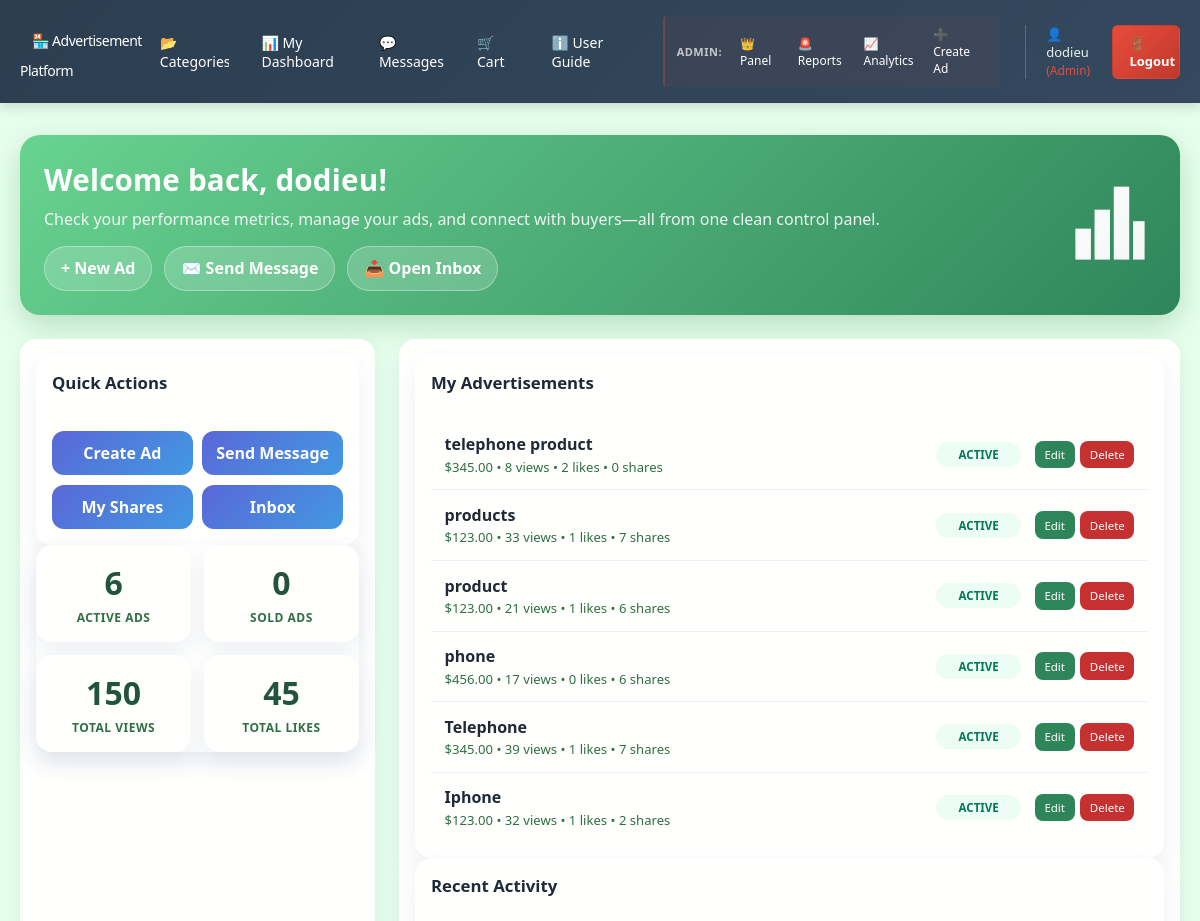
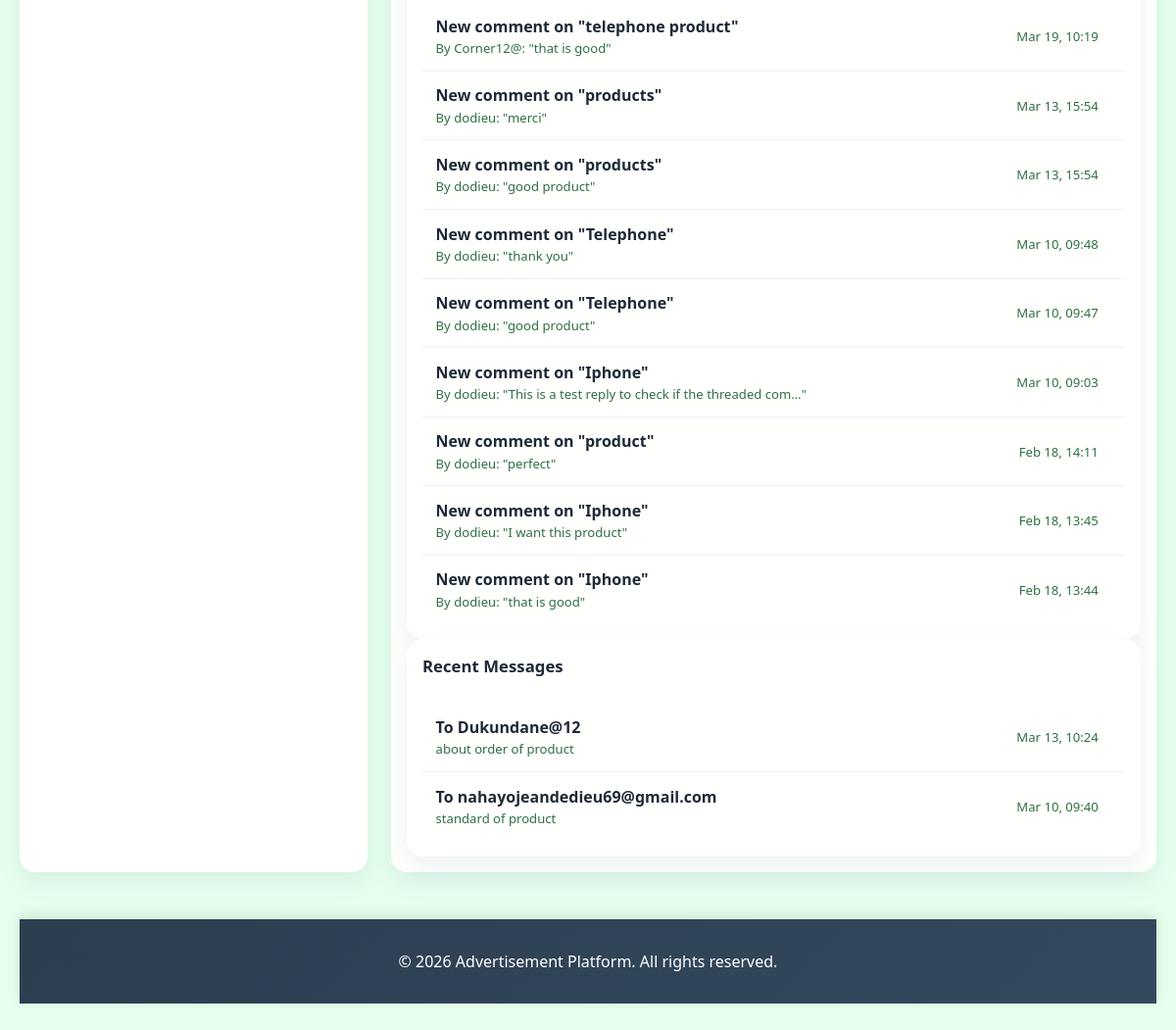
The page /dashboard/ (signed in) on the database its author committed (2 pictures, top to bottom).
### myapp/models.py (models this page shows, shortened)
class Advertisement(models.Model):
    STATUS_CHOICES = [
        ('active', 'Active'),
        ('sold', 'Sold'),
        ('expired', 'Expired'),
        ('pending', 'Pending Approval'),
    ]
    user = models.ForeignKey(
        settings.AUTH_USER_MODEL,
        on_delete=models.CASCADE,
        related_name="ads"
    )
    image = models.ImageField(
        upload_to='advertisements/',
        default='defaults/no-image.png',
        blank=True,
        null=True
    )
    title = models.CharField(max_length=200)
    slug = models.SlugField(unique=True)
    description = models.TextField()
    price = models.DecimalField(max_digits=12, decimal_places=2)
    category = models.ForeignKey(
        Category,
        on_delete=models.SET_NULL,
        null=True
    )
    city = models.CharField(max_length=100)
    status = models.CharField(
        max_length=20,
        choices=STATUS_CHOICES,
        default='pending'
    )
    views = models.PositiveIntegerField(default=0)
    is_featured = models.BooleanField(default=False)
    likes = models.ManyToManyField(
        settings.AUTH_USER_MODEL,
        related_name='liked_ads',
        blank=True
    )
    shares_count = models.PositiveIntegerField(default=0)  # optional: simple share counter
    created_at = models.DateTimeField(auto_now_add=True)
    updated_at = models.DateTimeField(auto_now=True)
    class Meta:
        ordering = ['-created_at']

class Comment(models.Model):
    ad = models.ForeignKey(
        Advertisement,
        on_delete=models.CASCADE,
        related_name='comments'
    )
    user = models.ForeignKey(
        settings.AUTH_USER_MODEL,
        on_delete=models.CASCADE
    )
    parent = models.ForeignKey(
        'self',
        on_delete=models.CASCADE,
        null=True,
        blank=True,
        related_name='replies'
    )
    text = models.TextField()
    created_at = models.DateTimeField(auto_now_add=True)
    class Meta:
        ordering = ['created_at']  # Changed to chronological for threaded display

class Message(models.Model):
    sender = models.ForeignKey(
        settings.AUTH_USER_MODEL,
        on_delete=models.CASCADE,
        related_name='sent_messages'
    )
    receiver = models.ForeignKey(
        settings.AUTH_USER_MODEL,
        on_delete=models.CASCADE,
        related_name='received_messages'
    )
    ad = models.ForeignKey(
        Advertisement,
        on_delete=models.CASCADE,
        null=True,
        blank=True,
        related_name='messages'
    )
    subject = models.CharField(max_length=200)
    body = models.TextField()
    is_read = models.BooleanField(default=False)
    created_at = models.DateTimeField(auto_now_add=True)
    class Meta:
        ordering = ['-created_at']

### myapp/views.py (the view)
# urls.py: path('dashboard/', views.UserDashboardView.as_view(), name='user-dashboard'),
class UserDashboardView(LoginRequiredMixin, TemplateView):
    template_name = 'myapp/user_dashboard.html'
    def get_context_data(self, **kwargs):
        context = super().get_context_data(**kwargs)
        user = self.request.user
        context['user_ads'] = Advertisement.objects.filter(user=user).order_by('-created_at')
        context['active_ads_count'] = context['user_ads'].filter(status='active').count()
        context['sold_ads_count'] = context['user_ads'].filter(status='sold').count()
        context['total_views'] = context['user_ads'].aggregate(total=models.Sum('views'))['total'] or 0
        context['total_likes'] = context['user_ads'].aggregate(total=models.Sum('likes__id', distinct=True))['total'] or 0
        context['user_messages'] = Message.objects.filter(
            models.Q(sender=user) | models.Q(receiver=user)
        ).order_by('-created_at')[:5]
        context['user_reports'] = Report.objects.filter(reporter=user).order_by('-created_at')[:5]
        context['user_shares'] = Share.objects.filter(user=user).select_related('advertisement').order_by('-shared_at')[:10]
        context['recent_comments'] = Comment.objects.filter(
            ad__user=user
        ).select_related('user', 'ad').order_by('-created_at')[:10]
        return context

### myapp/Templates/myapp/user_dashboard.html (shortened to what this page needs)
{% extends 'myapp/base.html' %}
{% block content %}
<div class="dashboard-page">
    <div class="dashboard-hero">
        <div class="hero-content">
            <h2>Welcome back, {{ user.first_name|default:user.username }}!</h2>
            <p>Check your performance metrics, manage your ads, and connect with buyers—all from one clean control panel.</p>
            <div class="hero-actions">
                {% if user.is_staff %}<a href="{% url 'advertisement-create' %}">+ New Ad</a>{% endif %}
                <a href="{% url 'compose-message' %}">✉️ Send Message</a>
                <a href="{% url 'inbox' %}">📥 Open Inbox</a>
            </div>
        </div>
        <img alt="Dashboard illustration" style="width: 92px; height: 92px;" />
    </div>
    <div class="dashboard-container">
        <div class="dashboard-sidebar">
        <div class="quick-actions">
            <h3> Quick Actions</h3>
            <div class="action-buttons">
                {% if user.is_staff %}
                <a href="{% url 'advertisement-create' %}" class="action-btn">
                    Create Ad
                </a>
                {% endif %}
                <a href="{% url 'compose-message' %}" class="action-btn">
                    Send Message
                </a>
                <a href="{% url 'user-share-history' %}" class="action-btn">
                     My Shares
                </a>
                <a href="{% url 'inbox' %}" class="action-btn">
                     Inbox
                </a>
            </div>
        </div>
        <div class="stats-grid">
            <div class="stat-card">
                <div class="stat-number">{{ active_ads_count }}</div>
                <div class="stat-label">Active Ads</div>
            </div>
            <div class="stat-card">
                <div class="stat-number">{{ sold_ads_count }}</div>
                <div class="stat-label">Sold Ads</div>
            </div>
            <div class="stat-card">
                <div class="stat-number">{{ total_views }}</div>
                <div class="stat-label">Total Views</div>
            </div>
            <div class="stat-card">
                <div class="stat-number">{{ total_likes }}</div>
                <div class="stat-label">Total Likes</div>
            </div>
        </div>
    </div>
    <div class="dashboard-main">
        <div class="ads-list">
            <h3>  My Advertisements</h3>
            {% if user_ads %}
                {% for ad in user_ads %}
                    <div class="ad-item">
                        <div class="ad-info">
                            <div class="ad-title">
                                <a href="{% url 'advertisement-detail' ad.slug %}">{{ ad.title }}</a>
                            </div>
                            <div class="ad-meta">
                                ${{ ad.price }} • {{ ad.views }} views • {{ ad.likes.count }} likes • {{ ad.shares_count }} shares
                            </div>
                        </div>
                        <div class="ad-status status-{{ ad.status }}">
                            {{ ad.get_status_display }}
                        </div>
                        <div class="ad-actions">
                            <a href="{% url 'advertisement-update' ad.slug %}" class="btn-edit">Edit</a>
                            <a href="{% url 'advertisement-delete' ad.slug %}" class="btn-delete"
                               onclick="return confirm('Are you sure you want to delete this advertisement?')">Delete</a>
                        </div>
                    </div>
                {% endfor %}
            {% else %}
                <div class="empty-state">
                    <i> </i>
                    <p>You haven't created any advertisements yet.</p>
                    {% if user.is_staff %}<a href="{% url 'advertisement-create' %}" class="btn">Create Your First Ad</a>{% endif %}
                </div>
            {% endif %}
        </div>
        <div class="activity-section">
            <h3> Recent Activity</h3>
            {% if recent_comments %}
                {% for comment in recent_comments %}
                    <div class="activity-item">
                        <div class="activity-content">
                            <div class="activity-title">
                                 New comment on "{{ comment.ad.title }}"
                            </div>
                            <div class="activity-meta">
                                By {{ comment.user.username }}: "{{ comment.text|truncatechars:50 }}"
                            </div>
                        </div>
                        <div class="activity-time">{{ comment.created_at|date:"M d, H:i" }}</div>
                    </div>
                {% endfor %}
            {% else %}
                <div class="empty-state">
                    <p>No recent activity on your advertisements.</p>
                </div>
            {% endif %}
        </div>
        {% if user_messages %}
        <div class="activity-section">
            <h3> Recent Messages</h3>
            {% for message in user_messages %}
                <div class="activity-item">
                    <div class="activity-content">
                        <div class="activity-title">
                            {% if message.sender == user %}
                                 To {{ message.receiver.username }}
                            {% else %}
                                 From {{ message.sender.username }}
                            {% endif %}
                        </div>
                        <div class="activity-meta">
                            {{ message.subject }}
                        </div>
                    </div>
                    <div class="activity-time">{{ message.created_at|date:"M d, H:i" }}</div>
                </div>
            {% endfor %}
        </div>
        {% endif %}
    </div>
</div>
{% endblock %}

### myapp/Templates/myapp/base.html (shortened to what this page needs)
<!DOCTYPE html>
<html lang="en">
<head>
</head>
<body>
    <header>
        <nav>
            <h1><a href="{% url 'landing' %}">🏪 Advertisement Platform</a></h1>
            <div class="nav-menu">
                <div class="nav-links">
                    {% if user.is_authenticated %}
                        <a href="{% url 'category-list' %}">📂 Categories</a>
                        <a href="{% url 'user-dashboard' %}">📊 My Dashboard</a>
                        <a href="{% url 'inbox' %}">💬 Messages</a>
                        <a href="{% url 'cart' %}">🛒 Cart</a>
                        <a href="{% url 'user-roles' %}">ℹ️ User Guide</a>
                        {% if user.is_staff %}
                            <div class="admin-section">
                                <span class="admin-label">Admin:</span>
                                <a href="{% url 'admin-dashboard' %}">👑 Panel</a>
                                <a href="{% url 'admin-reports' %}">🚨 Reports</a>
                                <a href="{% url 'share-analytics' %}">📈 Analytics</a>
                                <a href="{% url 'advertisement-create' %}">➕ Create Ad</a>
                            </div>
                        {% endif %}
                    {% endif %}
                </div>
                <div class="auth-links">
                    {% if user.is_authenticated %}
                        <div class="user-info">
                            <span>👤 {{ user.username }}
                                {% if user.is_staff %}
                                    <span style="color: #e74c3c; font-size: 12px;">(Admin)</span>
                                {% else %}
                                    <span style="color: #27ae60; font-size: 12px;">(User)</span>
                                {% endif %}
                            </span>
                        </div>
                        <a href="{% url 'user-logout' %}" class="btn-logout">🚪 Logout</a>
                    {% else %}
                        <a href="{% url 'login' %}" class="btn-login">🔐 Login</a>
                        <a href="{% url 'signup' %}" class="btn-signup">📝 Create Account</a>
                    {% endif %}
                </div>
            </div>
        </nav>
    </header>
    <div class="container">
        {% block content %}{% endblock %}
    </div>
    <footer>
        <p>&copy; 2026 Advertisement Platform. All rights reserved.</p>
    </footer>
</body>
</html>

### myapp/Templates/myapp/base.html (style rules this page uses)
* { margin: 0; padding: 0; box-sizing: border-box; }
body { font-family: 'Segoe UI', Tahoma, Geneva, Verdana, sans-serif; background-color: #f5f7fa; color: #333; }
header { background: linear-gradient(135deg, #2c3e50 0%, #34495e 100%); color: white; padding: 1rem 0; box-shadow: 0 4px 12px rgba(0,0,0,0.15); position: sticky; top: 0; z-index: 100; }
nav { max-width: 1200px; margin: 0 auto; display: flex; justify-content: space-between; align-items: center; padding: 0 20px; }
nav h1 { font-size: 22px; font-weight: 700; letter-spacing: -0.5px; }
nav h1 a { color: white; text-decoration: none; transition: color 0.3s; }
.nav-menu { display: flex; align-items: center; gap: 25px; }
.nav-links { display: flex; gap: 20px; align-items: center; }
.admin-section { display: flex; align-items: center; gap: 10px; margin-left: 20px; padding-left: 20px; border-left: 2px solid rgba(231, 76, 60, 0.3); background: rgba(231, 76, 60, 0.05); border-radius: 4px; padding: 6px 12px; }
.admin-label { font-size: 11px; color: rgba(255,255,255,0.7); font-weight: 600; text-transform: uppercase; letter-spacing: 0.5px; }
.admin-section a { font-size: 12px; padding: 4px 8px; }
nav a { color: white; text-decoration: none; font-size: 14px; font-weight: 500; transition: all 0.25s ease; padding: 8px 12px; border-radius: 4px; position: relative; overflow: hidden; }
nav a::after { content: ""; position: absolute; left: 50%; bottom: 6px; width: 0; height: 2px; background: rgba(52, 152, 219, 1); border-radius: 2px; transition: width 0.25s ease, left 0.25s ease; }
.auth-links { display: flex; gap: 10px; align-items: center; border-left: 1px solid rgba(255,255,255,0.2); padding-left: 20px; }
.btn-logout { background: linear-gradient(135deg, #e74c3c, #c0392b); color: white; padding: 8px 16px; border-radius: 6px; text-decoration: none; font-weight: 600; font-size: 13px; transition: all 0.3s; border: 1px solid transparent; }
.user-info { position: relative; display: flex; align-items: center; gap: 8px; font-size: 13px; color: #ecf0f1; cursor: pointer; }
.container { max-width: 1200px; margin: 2rem auto; padding: 0 20px; }
footer { background: linear-gradient(135deg, #2c3e50 0%, #34495e 100%); color: white; text-align: center; padding: 2rem; margin-top: 3rem; box-shadow: 0 -4px 12px rgba(0,0,0,0.1); }

### rows shown on the page
Advertisement: title "telephone product", price "345.00", views "8", likes.count "2", shares_count "0", status "ACTIVE"
Advertisement: title "products", price "123.00", views "33", likes.count "1", shares_count "7", status "ACTIVE"
Advertisement: title "product", price "123.00", views "21", likes.count "1", shares_count "6", status "ACTIVE"
Advertisement: title "phone", price "456.00", views "17", likes.count "0", shares_count "6", status "ACTIVE"
Advertisement: title "Telephone", price "345.00", views "39", likes.count "1", shares_count "7", status "ACTIVE"
Advertisement: title "Iphone", price "123.00", views "32", likes.count "1", shares_count "2", status "ACTIVE"
Comment: ad "telephone product", user.username "Corner12@", text "that is good", created_at "Mar 19, 10:19"
Comment: ad "products", user.username "dodieu", text "merci", created_at "Mar 13, 15:54"
Comment: ad "products", user.username "dodieu", text "good product", created_at "Mar 13, 15:54"
Comment: ad "Telephone", user.username "dodieu", text "thank you", created_at "Mar 10, 09:48"
Comment: ad "Telephone", user.username "dodieu", text "good product", created_at "Mar 10, 09:47"
Comment: ad "Iphone", user.username "dodieu", text "This is a test reply to check if the threaded com…", created_at "Mar 10, 09:03"
Comment: ad "product", user.username "dodieu", text "perfect", created_at "Feb 18, 14:11"
Comment: ad "Iphone", user.username "dodieu", text "I want this product", created_at "Feb 18, 13:45"
Comment: ad "Iphone", user.username "dodieu", text "that is good", created_at "Feb 18, 13:44"
Message: receiver.username "Dukundane@12", subject "about order of product", created_at "Mar 13, 10:24"
Message: receiver.username "nahayojeandedieu69@gmail.com", subject "standard of product", created_at "Mar 10, 09:40"

### other values the page prints
{{ user.username }} "dodieu"
{{ user.first_name|default:user.username }} "dodieu"
{{ active_ads_count }} "6"
{{ sold_ads_count }} "0"
{{ total_views }} "150"
{{ total_likes }} "45"
